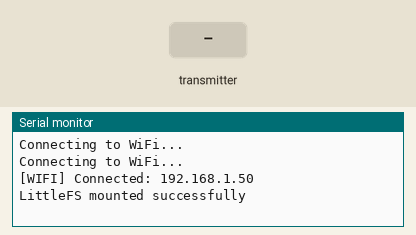
A sketch run on a simulated ESP32. On the bench: the last lines printed to the serial monitor. The test bench sets the inputs (shaded band). WiFi joins after 1.5 s; servers stay silent unless stated; storage starts empty; the camera gives no picture.

Above: at 4.0 s.
4.1 s: the transmitter starts sending name = 0
At 4.43 s:
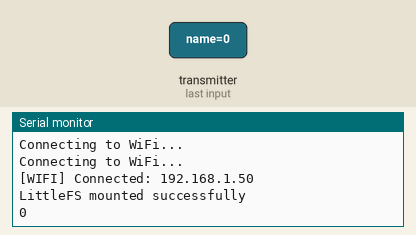
6.1 s: the transmitter starts sending role = 1
At 6.43 s:
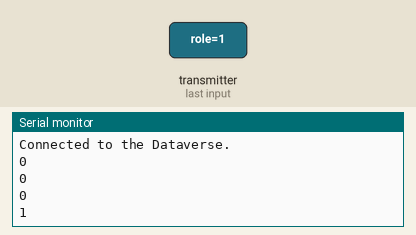

Measured:
- after the input at 4.1 s, the serial monitor: prints a new line at once (image 1)
- after the input at 6.1 s, the serial monitor: prints a new line at once (image 2)

The sketch:

camera_log.ino
```cpp
#include "Arduino.h"
#include "WiFi.h"
#include "esp_camera.h"
#include "soc/soc.h"
#include "soc/rtc_cntl_reg.h"
#include "driver/rtc_io.h"
#include <LittleFS.h>
#include <FS.h>
#include <esp_now.h>
#include <HTTPClient.h>

#define FILE_PHOTO_PATH "/photo.jpg"

#define PWDN_GPIO_NUM 32
#define RESET_GPIO_NUM -1
#define XCLK_GPIO_NUM 0
#define SIOD_GPIO_NUM 26
#define SIOC_GPIO_NUM 27
#define Y9_GPIO_NUM 35
#define Y8_GPIO_NUM 34
#define Y7_GPIO_NUM 39
#define Y6_GPIO_NUM 36
#define Y5_GPIO_NUM 21
#define Y4_GPIO_NUM 19
#define Y3_GPIO_NUM 18
#define Y2_GPIO_NUM 5
#define VSYNC_GPIO_NUM 25
#define HREF_GPIO_NUM 23
#define PCLK_GPIO_NUM 22

typedef struct message_struct {
  char name[50];
  char role[10];
  char class_name[10];
} message_struct;

message_struct myMessage;

const char* ssid = "Servant";
const char* password = "fgogamebaik";
boolean takeNewPhoto = false;
String ip = "34.101.35.208";

void OnDataRecv(const uint8_t* mac, const uint8_t* incomingData, int len) {
  memcpy(&myMessage, incomingData, sizeof(myMessage));
  Serial.println(myMessage.name);
  Serial.println(myMessage.role);
  Serial.println(myMessage.class_name);
  Serial.println("");
  takeNewPhoto = true;
}

void initWiFi() {
  WiFi.begin(ssid, password);
  while (WiFi.status() != WL_CONNECTED) {
    delay(1000);
    Serial.println("Connecting to WiFi...");
  }
  Serial.print("[WIFI] Connected: ");
  Serial.println(WiFi.localIP());
}

void capturePhotoSaveLittleFS(void) {
  camera_fb_t* fb = NULL;
  for (int i = 0; i < 4; i++) {
    fb = esp_camera_fb_get();
    esp_camera_fb_return(fb);
    fb = NULL;
  }

  fb = esp_camera_fb_get();
  if (!fb) {
    Serial.println("Camera capture failed");
    delay(1000);
    ESP.restart();
  }

  File file = LittleFS.open(FILE_PHOTO_PATH, FILE_WRITE);
  if (!file) {
    Serial.println("Failed to open file in writing mode");
  } else {
    file.write(fb->buf, fb->len);
    Serial.print("The picture has been saved in ");
    Serial.print(FILE_PHOTO_PATH);
    Serial.print(" - Size: ");
    Serial.print(fb->len);
    Serial.println(" bytes");
  }
  file.close();
  esp_camera_fb_return(fb);
}

void initLittleFS() {
  if (!LittleFS.begin(true)) {
    Serial.println("An Error has occurred while mounting LittleFS");
    ESP.restart();
  } else {
    delay(500);
    Serial.println("LittleFS mounted successfully");
  }
}

void initCamera() {
  camera_config_t config;
  config.ledc_channel = LEDC_CHANNEL_0;
  config.ledc_timer = LEDC_TIMER_0;
  config.pin_d0 = Y2_GPIO_NUM;
  config.pin_d1 = Y3_GPIO_NUM;
  config.pin_d2 = Y4_GPIO_NUM;
  config.pin_d3 = Y5_GPIO_NUM;
  config.pin_d4 = Y6_GPIO_NUM;
  config.pin_d5 = Y7_GPIO_NUM;
  config.pin_d6 = Y8_GPIO_NUM;
  config.pin_d7 = Y9_GPIO_NUM;
  config.pin_xclk = XCLK_GPIO_NUM;
  config.pin_pclk = PCLK_GPIO_NUM;
  config.pin_vsync = VSYNC_GPIO_NUM;
  config.pin_href = HREF_GPIO_NUM;
  config.pin_sscb_sda = SIOD_GPIO_NUM;
  config.pin_sscb_scl = SIOC_GPIO_NUM;
  config.pin_pwdn = PWDN_GPIO_NUM;
  config.pin_reset = RESET_GPIO_NUM;
  config.xclk_freq_hz = 20000000;
  config.pixel_format = PIXFORMAT_JPEG;
  config.grab_mode = CAMERA_GRAB_LATEST;

  if (psramFound()) {
    config.frame_size = FRAMESIZE_VGA;
    config.jpeg_quality = 6;
    config.fb_count = 1;
  } else {
    config.frame_size = FRAMESIZE_VGA;
    config.jpeg_quality = 6;
    config.fb_count = 1;
  }
  esp_err_t err = esp_camera_init(&config);
  if (err != ESP_OK) {
    Serial.printf("Camera init failed with error 0x%x", err);
    ESP.restart();
  }
}

void UploadToDataverse() {
  // Check WiFi connection status
  if (WiFi.status() == WL_CONNECTED) {
    WiFiClient client;

    const char* server = ip.c_str();  // Server URL
    const int port = 8000;

    if (!client.connect(server, port)) {
      Serial.println("Connection failed!");
      return;
    }
    Serial.println("Connected to the Dataverse.");

    // Generate boundary
    const char* bound = "boundary";

    // Prepare headers
    String head = "--" + String(bound) + "\r\n";
    head += "Content-Disposition: form-data; name=\"name\"\r\n\r\n" + String(myMessage.name) + "\r\n";
    head += "--" + String(bound) + "\r\n";
    head += "Content-Disposition: form-data; name=\"role\"\r\n\r\n" + String(myMessage.role) + "\r\n";
    head += "--" + String(bound) + "\r\n";
    head += "Content-Disposition: form-data; name=\"class_name\"\r\n\r\n" + String(myMessage.class_name) + "\r\n";
    head += "--" + String(bound) + "\r\n";
    head += "Content-Disposition: form-data; name=\"image\";filename=\"IMAGE.jpg\"\r\nContent-Type: image/jpeg\r\n\r\n";

    String tail = "\r\n--" + String(bound) + "--\r\n";

    // Read image file from LittleFS
    File file = LittleFS.open(FILE_PHOTO_PATH, FILE_READ);
    if (!file) {
      Serial.println("Failed to open file in reading mode");
      return;
    }

    // Calculate total content length
    uint32_t extraLen = head.length() + tail.length();
    uint32_t totalLen = file.size() + extraLen;

    // Prepare request headers
    String request = "POST /api/logs\r\n";
    request += "Host: " + String(server) + "\r\n";
    request += "Content-Length: " + String(totalLen) + "\r\n";
    request += "Content-Type: multipart/form-data; boundary=" + String(bound) + "\r\n\r\n";

    // Send request headers
    client.print(request);

    // Send headers
    client.print(head);

    // Send image data
    while (file.available()) {
      client.write(file.read());
    }

    // Send tail
    client.print(tail);

    // Wait for response
    String response;
    unsigned long timeout = millis();
    while (client.available() == 0) {
      if (millis() - timeout > 5000) {
        Serial.println(">>> Client Timeout !");
        client.stop();
        return;
      }
    }

    // Read response
    while (client.available()) {
      char c = client.read();
      response += c;
    }

    Serial.println("Server response: ");
    Serial.println(response);

    // Close file
    file.close();

    // Close connection
    client.stop();
  } else {
    Serial.println("WiFi Disconnected");
    // Reconnect to WiFi if disconnected
  }
}

void setup() {
  Serial.begin(115200);
  initWiFi();
  initLittleFS();
  WRITE_PERI_REG(RTC_CNTL_BROWN_OUT_REG, 0);
  initCamera();

  if (esp_now_init() != ESP_OK) {
    Serial.println("Error initializing ESP-NOW");
    return;
  }
  esp_now_register_recv_cb(OnDataRecv);
}

void loop() {
  if (takeNewPhoto) {
    capturePhotoSaveLittleFS();
    UploadToDataverse();
    takeNewPhoto = false;
  }
  delay(300);
}
```
